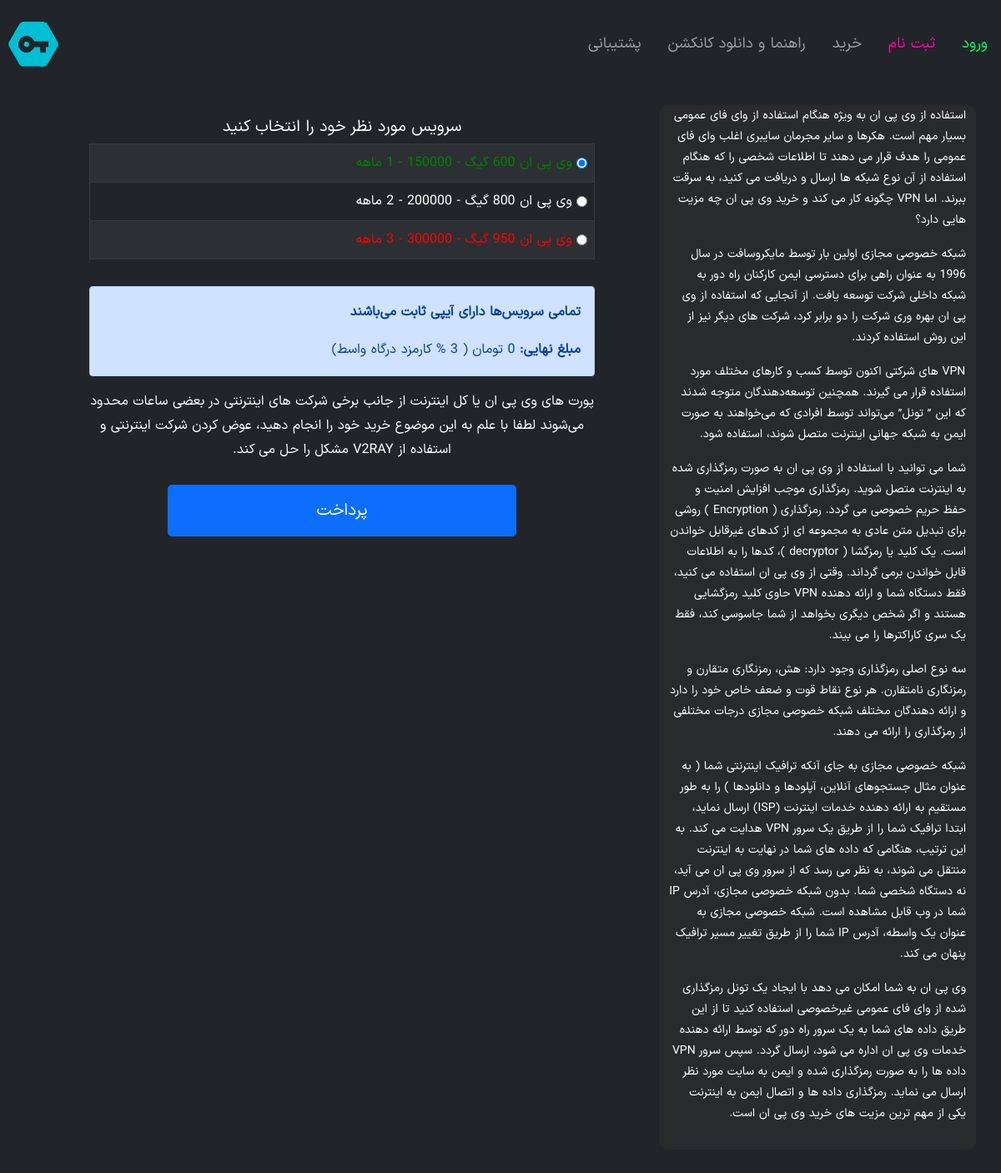
The app's page /, older data.
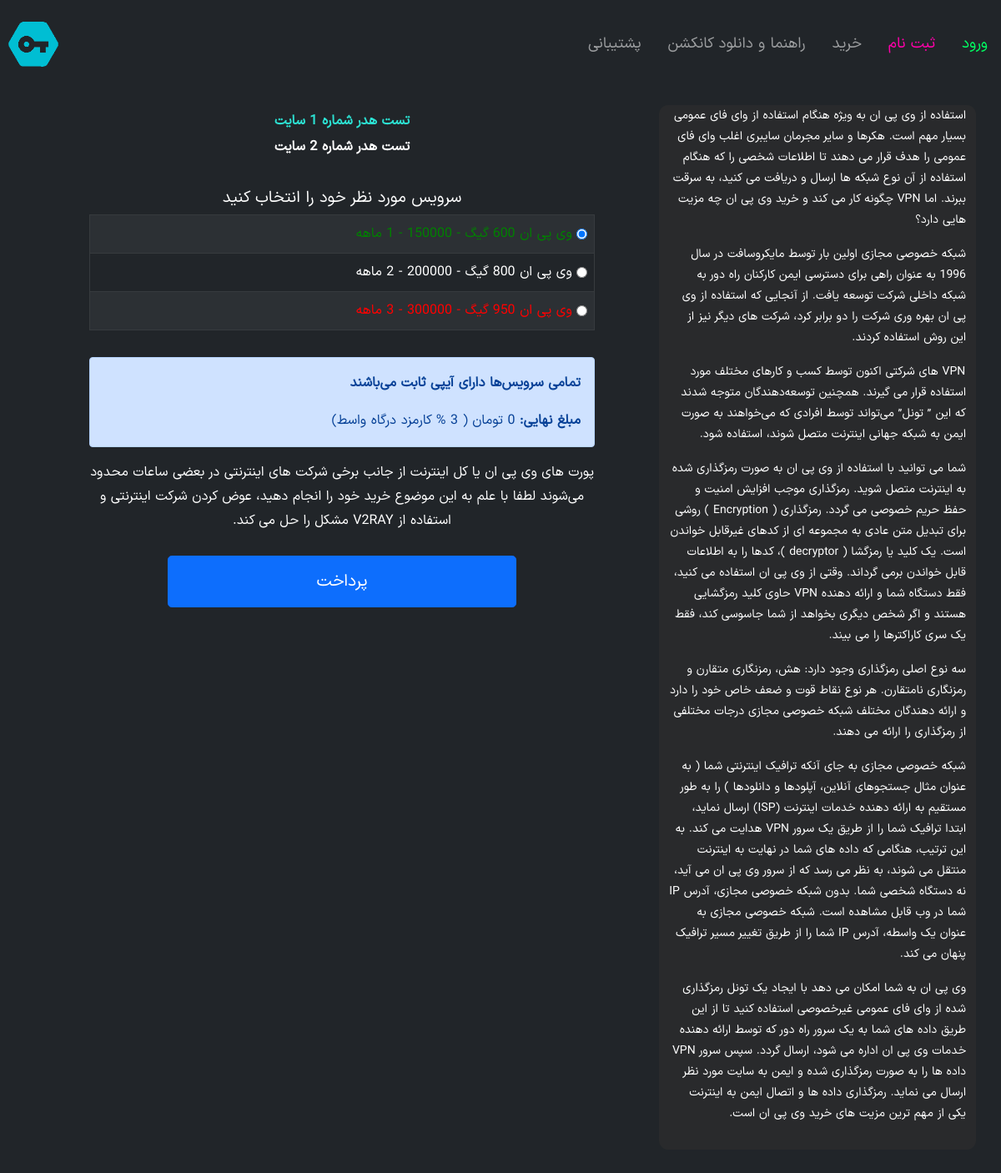
The same page, newer data.
### vpn/models.py (models this page shows, shortened)
class Conf(models.Model):
    title = models.CharField(max_length=150, verbose_name=_("Title"))
    sidebar = RichTextField(verbose_name=_("Sidebar"))
    headtext1 = models.TextField(verbose_name=_("Head Text 1"), null=True, blank=True)
    headtext2 = models.TextField(verbose_name=_("Head Text 2"), null=True, blank=True)
    logo = models.ImageField(upload_to="logo", null=True, blank=True, verbose_name=_("Site Logo"))
    buynote = models.TextField(verbose_name=_("Buy Note"),null=True, blank=True)
    class Meta:
        verbose_name = _("Site Config")
        verbose_name_plural = _("Site Configs")

### vpn/views.py (the view)
# urls.py: path('', home, name='home'),
def home(request):
    vpli = vpnlist.objects.all().order_by('row')
    return render(request=request, template_name="vpn/home.html", context={'vpnall': vpli})

### vpn/context_processors.py (called while the page is built)
def siteAddress(request):
    return {'SITE_ADDRESS': settings.SITE_ADDRESS}

def sideBar(request):
    conf = Conf.objects.last()
    return {'SITECONF': conf}

### vpn/templatetags/basetags.py (called while the page is built)
@register.filter()
def daytomo(value):
    return math.ceil(value / 31)

### vpn/templates/vpn/home.html (shortened to what this page needs)
{% extends "base.html" %}
{% load static %}
{% load i18n %}
{% block head %}
<link rel="stylesheet" href="{% static 'vpn/css/buypg.css' %}"/>
{% endblock head %}
{% block body %}
    {% include "vpn/buyor.html" with vpns=vpnall %}
    {% include "vpn/sidebar.html" %}
{% endblock body %}

### vpn/templates/vpn/buyor.html (shortened to what the changed rows need)
{% load i18n %}
{% load static %}
{% load basetags %}
<div class="col-md-8 rtl">
    <div style="margin-top:25px;">
        <p class="rtl center"
           id="blink1"
           style="font-size: medium;
                  color:rgb(182, 253, 255);
                  margin-bottom: 2px">
            <strong>{{ SITECONF.headtext1 }}</strong>
        </p>
        <p class="rtl center"
           id="blink3"
           style="font-size: medium;
                  color:rgb(182, 253, 255);
                  margin-top:2px;
                  margin-bottom: 2px">
            <strong>{{ SITECONF.headtext2 }}</strong>
        </p>
        <form class="form_buy"
              id="buy_submit"
              action="buyVerify"
              method="post"
              target="_blank"
              style="margin-top:25px">
            <div style="opacity: 1.0;">
                <div class="formbox">
                    <h2 class="h2 font-weight-normal"
                        style="direction: rtl;
                               text-align:center;
                               font-size: larger">سرویس مورد نظر خود را انتخاب کنید</h2>
                </div>
            </div>
        </form>
    </div>
</div>

### vpn/templates/vpn/sidebar.html
<div class="col-md-4 hidden-xs" id="sidebar" dir="rtl">
    <div class="sidebar-section">
        <div class="slider-sections-div">{{ SITECONF.sidebar|safe }}</div>
    </div>
</div>

Row changes from the older to the newer data that the page shows:
changed Conf: headtext1 (not shown) → "تست هدر شماره 1 سایت"; headtext2 (not shown) → "تست هدر شماره 2 سایت"
